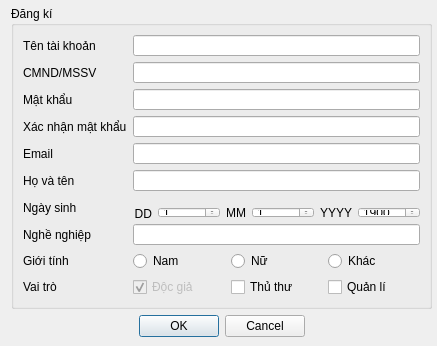
<?xml version="1.0" encoding="UTF-8"?>
<ui version="4.0">
 <class>SignUpDialog</class>
 <widget class="QDialog" name="SignUpDialog">
  <property name="geometry">
   <rect>
    <x>0</x>
    <y>0</y>
    <width>437</width>
    <height>346</height>
   </rect>
  </property>
  <property name="windowTitle">
   <string>Dialog</string>
  </property>
  <property name="windowIcon">
   <iconset>
    <normaloff>:/images/signupicon.png</normaloff>:/images/signupicon.png</iconset>
  </property>
  <widget class="QWidget" name="">
   <property name="geometry">
    <rect>
     <x>11</x>
     <y>6</y>
     <width>421</width>
     <height>331</height>
    </rect>
   </property>
   <layout class="QVBoxLayout" name="verticalLayout">
    <item>
     <widget class="QGroupBox" name="groupBox">
      <property name="title">
       <string>Đăng kí</string>
      </property>
      <layout class="QGridLayout" name="gridLayout">
       <item row="10" column="2">
        <layout class="QHBoxLayout" name="horizontalLayout_4">
         <item>
          <widget class="QRadioButton" name="radioButton_male">
           <property name="text">
            <string>Nam</string>
           </property>
          </widget>
         </item>
         <item>
          <widget class="QRadioButton" name="radioButton_female">
           <property name="text">
            <string>Nữ</string>
           </property>
          </widget>
         </item>
         <item>
          <widget class="QRadioButton" name="radioButton_others">
           <property name="text">
            <string>Khác</string>
           </property>
          </widget>
         </item>
        </layout>
       </item>
       <item row="3" column="2">
        <widget class="QLineEdit" name="lineEdit_confirm">
         <property name="echoMode">
          <enum>QLineEdit::Password</enum>
         </property>
        </widget>
       </item>
       <item row="1" column="2">
        <widget class="QLineEdit" name="lineEdit_id"/>
       </item>
       <item row="2" column="0">
        <widget class="QLabel" name="label_3">
         <property name="text">
          <string>Mật khẩu</string>
         </property>
        </widget>
       </item>
       <item row="0" column="0">
        <widget class="QLabel" name="label">
         <property name="text">
          <string>Tên tài khoản</string>
         </property>
        </widget>
       </item>
       <item row="0" column="2">
        <widget class="QLineEdit" name="lineEdit_account"/>
       </item>
       <item row="1" column="0">
        <widget class="QLabel" name="label_2">
         <property name="text">
          <string>CMND/MSSV</string>
         </property>
        </widget>
       </item>
       <item row="8" column="0">
        <widget class="QLabel" name="label_7">
         <property name="text">
          <string>Nghề nghiệp</string>
         </property>
        </widget>
       </item>
       <item row="2" column="2">
        <widget class="QLineEdit" name="lineEdit_pass">
         <property name="echoMode">
          <enum>QLineEdit::Password</enum>
         </property>
         <property name="readOnly">
          <bool>false</bool>
         </property>
        </widget>
       </item>
       <item row="4" column="0">
        <widget class="QLabel" name="label_4">
         <property name="text">
          <string>Email</string>
         </property>
        </widget>
       </item>
       <item row="6" column="0">
        <widget class="QLabel" name="label_5">
         <property name="text">
          <string>Ngày sinh</string>
         </property>
        </widget>
       </item>
       <item row="4" column="2">
        <widget class="QLineEdit" name="lineEdit_email"/>
       </item>
       <item row="6" column="2">
        <layout class="QHBoxLayout" name="horizontalLayout" stretch="0,1,0,1,0,1">
         <property name="leftMargin">
          <number>1</number>
         </property>
         <property name="topMargin">
          <number>10</number>
         </property>
         <property name="rightMargin">
          <number>0</number>
         </property>
         <property name="bottomMargin">
          <number>0</number>
         </property>
         <item>
          <widget class="QLabel" name="label_11">
           <property name="text">
            <string>DD</string>
           </property>
           <property name="textFormat">
            <enum>Qt::RichText</enum>
           </property>
           <property name="scaledContents">
            <bool>false</bool>
           </property>
           <property name="alignment">
            <set>Qt::AlignRight|Qt::AlignTrailing|Qt::AlignVCenter</set>
           </property>
          </widget>
         </item>
         <item>
          <widget class="QSpinBox" name="spinBox_d">
           <property name="minimum">
            <number>1</number>
           </property>
           <property name="maximum">
            <number>31</number>
           </property>
          </widget>
         </item>
         <item>
          <widget class="QLabel" name="label_12">
           <property name="text">
            <string>MM</string>
           </property>
           <property name="alignment">
            <set>Qt::AlignRight|Qt::AlignTrailing|Qt::AlignVCenter</set>
           </property>
          </widget>
         </item>
         <item>
          <widget class="QSpinBox" name="spinBox_m">
           <property name="minimum">
            <number>1</number>
           </property>
           <property name="maximum">
            <number>12</number>
           </property>
          </widget>
         </item>
         <item>
          <widget class="QLabel" name="label_13">
           <property name="text">
            <string>YYYY</string>
           </property>
           <property name="alignment">
            <set>Qt::AlignRight|Qt::AlignTrailing|Qt::AlignVCenter</set>
           </property>
          </widget>
         </item>
         <item>
          <widget class="QSpinBox" name="spinBox_y">
           <property name="minimum">
            <number>1900</number>
           </property>
           <property name="maximum">
            <number>2017</number>
           </property>
          </widget>
         </item>
        </layout>
       </item>
       <item row="8" column="2">
        <widget class="QLineEdit" name="lineEdit_job"/>
       </item>
       <item row="11" column="2">
        <layout class="QHBoxLayout" name="horizontalLayout_2">
         <item>
          <widget class="QCheckBox" name="checkBox_reader">
           <property name="enabled">
            <bool>false</bool>
           </property>
           <property name="text">
            <string>Độc giả</string>
           </property>
           <property name="checked">
            <bool>true</bool>
           </property>
          </widget>
         </item>
         <item>
          <widget class="QCheckBox" name="checkBox_librarian">
           <property name="text">
            <string>Thủ thư</string>
           </property>
          </widget>
         </item>
         <item>
          <widget class="QCheckBox" name="checkBox_admin">
           <property name="text">
            <string>Quản lí</string>
           </property>
          </widget>
         </item>
        </layout>
       </item>
       <item row="3" column="0">
        <widget class="QLabel" name="label_8">
         <property name="text">
          <string>Xác nhận mật khẩu</string>
         </property>
        </widget>
       </item>
       <item row="10" column="0">
        <widget class="QLabel" name="label_14">
         <property name="text">
          <string>Giới tính</string>
         </property>
        </widget>
       </item>
       <item row="11" column="0">
        <widget class="QLabel" name="label_9">
         <property name="text">
          <string>Vai trò</string>
         </property>
        </widget>
       </item>
       <item row="5" column="0">
        <widget class="QLabel" name="label_6">
         <property name="text">
          <string>Họ và tên</string>
         </property>
        </widget>
       </item>
       <item row="5" column="2">
        <widget class="QLineEdit" name="lineEdit_username"/>
       </item>
      </layout>
     </widget>
    </item>
    <item>
     <layout class="QHBoxLayout" name="horizontalLayout_3">
      <item>
       <spacer name="horizontalSpacer">
        <property name="orientation">
         <enum>Qt::Horizontal</enum>
        </property>
        <property name="sizeHint" stdset="0">
         <size>
          <width>40</width>
          <height>20</height>
         </size>
        </property>
       </spacer>
      </item>
      <item>
       <widget class="QPushButton" name="pushButton_2">
        <property name="sizePolicy">
         <sizepolicy hsizetype="Preferred" vsizetype="Preferred">
          <horstretch>0</horstretch>
          <verstretch>0</verstretch>
         </sizepolicy>
        </property>
        <property name="text">
         <string>OK</string>
        </property>
       </widget>
      </item>
      <item>
       <widget class="QPushButton" name="pushButton">
        <property name="sizePolicy">
         <sizepolicy hsizetype="Preferred" vsizetype="Preferred">
          <horstretch>0</horstretch>
          <verstretch>0</verstretch>
         </sizepolicy>
        </property>
        <property name="text">
         <string>Cancel</string>
        </property>
       </widget>
      </item>
      <item>
       <spacer name="horizontalSpacer_2">
        <property name="orientation">
         <enum>Qt::Horizontal</enum>
        </property>
        <property name="sizeHint" stdset="0">
         <size>
          <width>40</width>
          <height>20</height>
         </size>
        </property>
       </spacer>
      </item>
     </layout>
    </item>
   </layout>
  </widget>
  <zorder>layoutWidget</zorder>
  <zorder>pushButton</zorder>
  <zorder>horizontalSpacer</zorder>
  <zorder>horizontalSpacer_2</zorder>
 </widget>
 <resources/>
 <connections/>
</ui>
